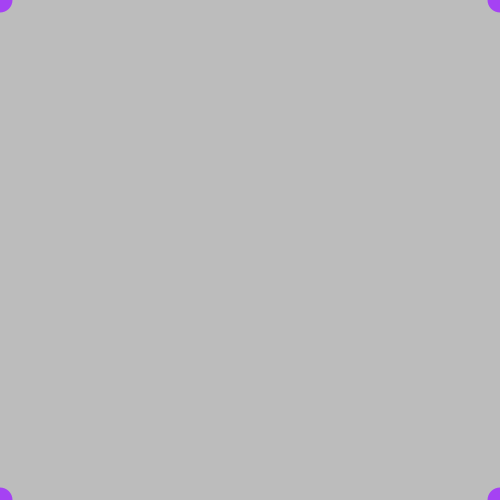
Frame 1 (no input)
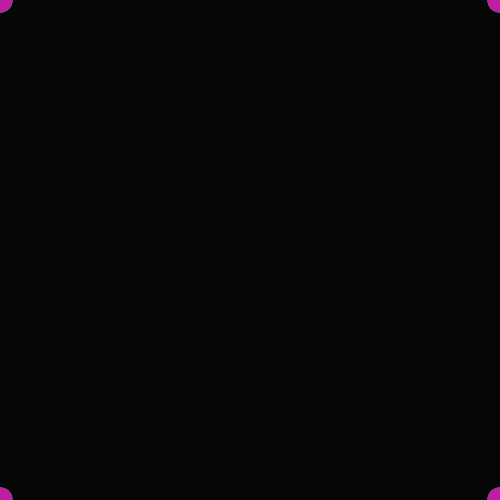
Frame 60 (the mouse pressed at the canvas centre just before this capture)
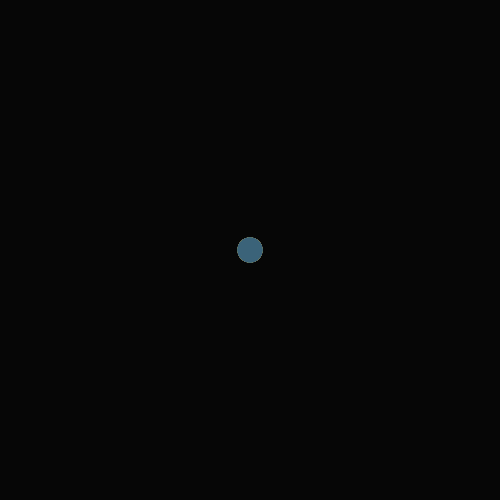
Frame 120 (the mouse held since frame 60 and released just before this capture)

The Processing sketch that drew these frames (run headless with seeded random() and noise(); from frame 60 on, the mouse is pressed at the canvas centre):

// Processing sketch: processing_70744
// ── processing_70744.pde

//Ryan S, User Imput, CP1 mods 19-20
float w=20;
float changeW=5;
void setup()
{
  size(500, 500);
  smooth();
  frameRate(40);
  noCursor();
}
void keyPressed()
{
  noStroke();
  fill(0, 0, 0, 20);
  rect(0, 0, width, height);
  fill(random(256), random(256), random(256));
  ellipse(mouseX, mouseY, w, w);
  ellipse(500-mouseX, 500-mouseY, w, w);
  ellipse(500-mouseX, mouseY, w, w);
  ellipse(mouseX, 500-mouseY, w, w);
  w=w+changeW;
  if (w<50)
  {
    changeW=changeW+1;
  }
  if (w>50)
  {
    changeW=changeW-1;
  }
}
void draw()
{
  noStroke();
  fill(0, 0, 0, 20);
  rect(0, 0, width, height);
  fill(random(256), random(256), random(256));
  ellipse(mouseX, mouseY, 25, 25);
  ellipse(500-mouseX, 500-mouseY, 25, 25);
  ellipse(500-mouseX, mouseY, 25, 25);
  ellipse(mouseX, 500-mouseY, 25, 25);
}
